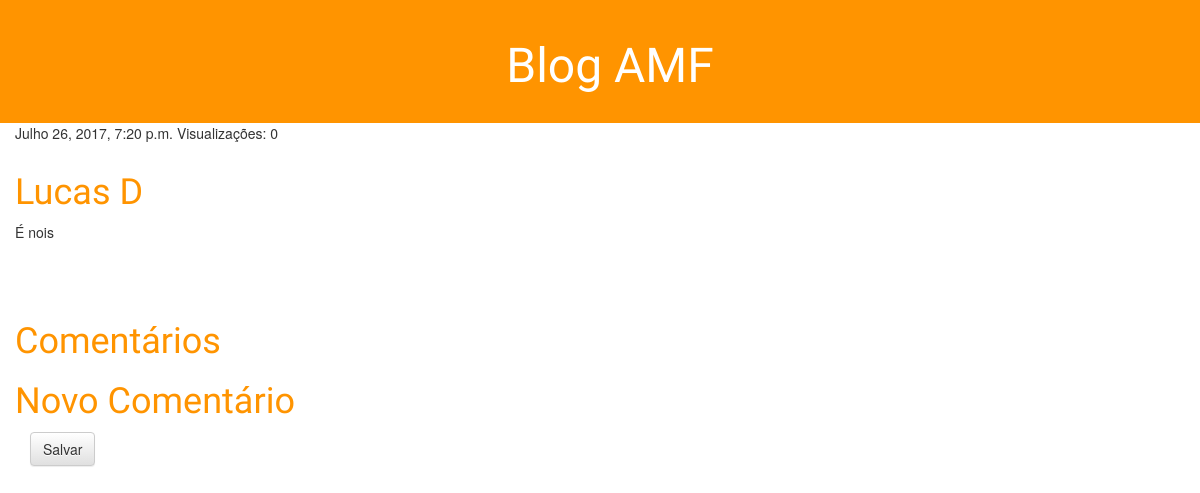
The app's page /post/4/edit (signed in), older data.
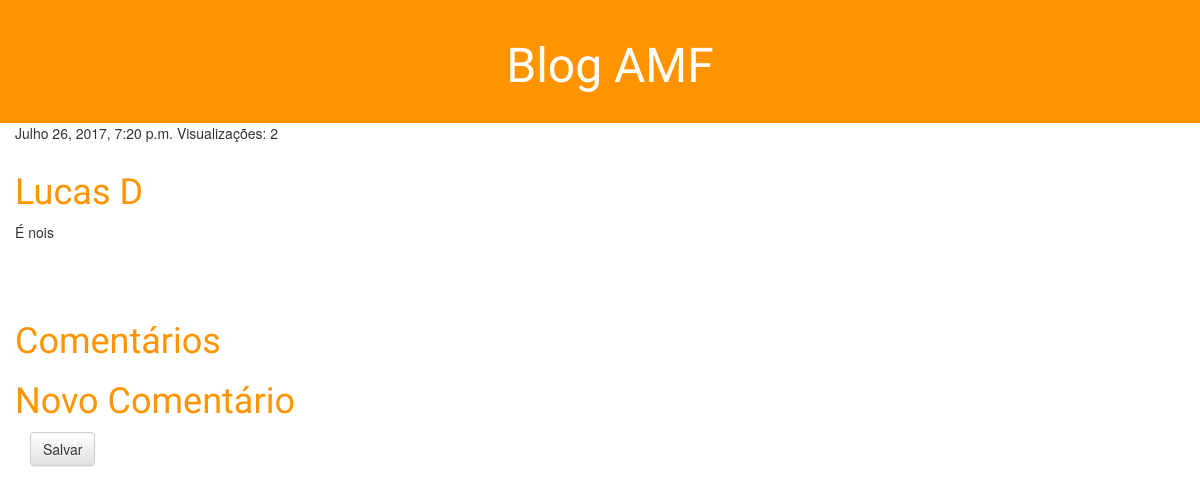
The same page, newer data.
### blog/models.py (models this page shows, shortened)
class Post(models.Model):
    autor = models.ForeignKey('auth.User')
    titulo = models.CharField(max_length=200)
    texto = models.TextField()
    data_criacao = models.DateTimeField(default=timezone.now)
    data_publicacao = models.DateTimeField(blank=True, null=True)
    visualizacoes = models.IntegerField(default=0)

### blog/views.py (the view)
# urls.py: url(r'^post/(?P<pk>[0-9]+)/edit', views.post_edit),
def post_edit(request, pk):
    if request.user.id is None:
        return redirect(logar)
    if request.user.is_staff:
        if request.method == 'POST':
            post = Post.objects.get(id = pk)
            form = formPost(request.POST, instance=post)
            if form.is_valid():
                form.save()
                post = Post.objects.get(id=pk)
                return render(request, 'post_detail.html', {'post': post})
        else:
            post = Post.objects.get(id=pk)
            form = formPost(instance=post)
            return render(request, 'post_new.html', {'form': form})
    else:
        post = Post.objects.get(id=pk)
        return render(request, 'post_detail.html', {'post': post})

### blog/Templates/post_detail.html (shortened to what this page needs)
{% load staticfiles %}
<!DOCTYPE html>
<html lang="en">
<head>
    <link rel="stylesheet" href="{% static 'css/blog.css' %}">
    <link rel="stylesheet" href="//maxcdn.bootstrapcdn.com/bootstrap/3.2.0/css/bootstrap.min.css">
    <link rel="stylesheet" href="//maxcdn.bootstrapcdn.com/bootstrap/3.2.0/css/bootstrap-theme.min.css">
</head>
<body>
<div class="post-header">
    <h1><a href="/">Blog AMF</a></h1>
</div>
<div class="content">
<div class="post">
    <div class="date">{{ post.data_publicacao }}   Visualizações: {{ post.visualizacoes }}</div>
    <h1><a href="">{{ post.titulo }}</a></h1>
    <p>{{ post.texto|linebreaksbr }}</p>
</div>
</div>
<div class="content">
    <div>
        <h1>Comentários</h1>
        <h1>Novo Comentário</h1>
        <div class="content container">
            <div class="row">
                <div class="col-md-12">
                    <form method="POST" class="form-row">
                        <button type="submit" class="save btn btn-default">Salvar</button>
                    </form>
                </div>
            </div>
        </div>
    </div>
</div>
</body>
</html>

Row changes from the older to the newer data that the page shows:
changed Post "Lucas D": visualizacoes "0" → "2"
